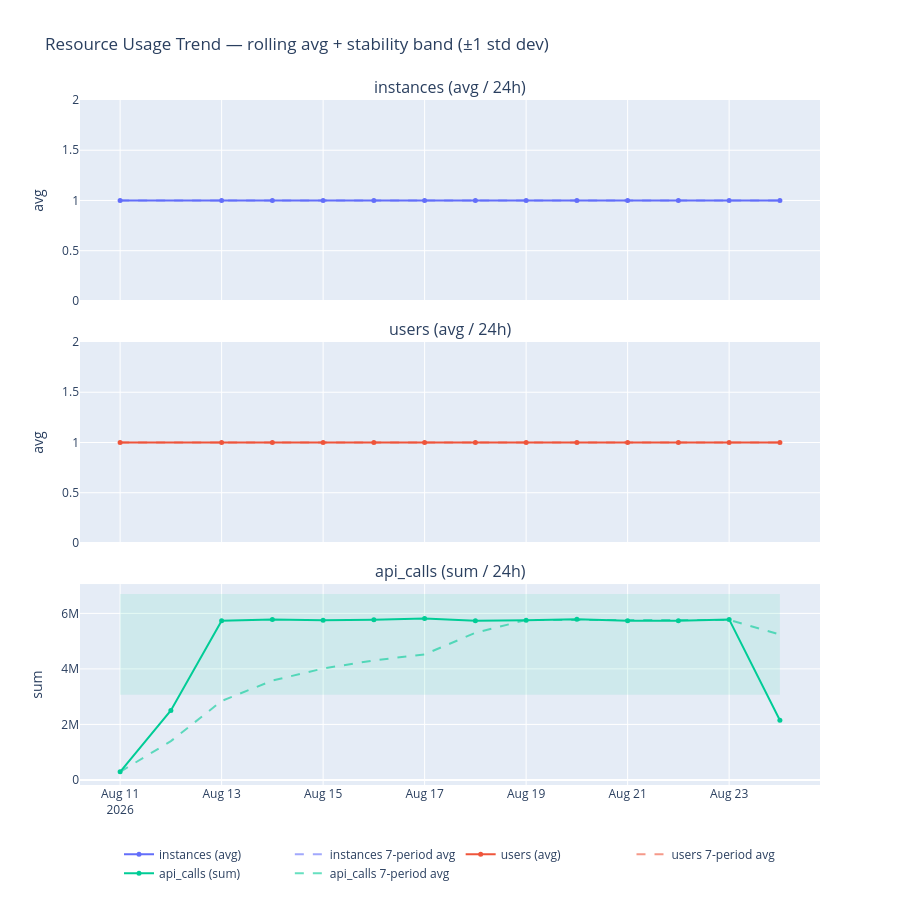

The cell this chart's notebook holds for it:
### Markdown cell above
### Chart Guide

**Purpose:** Shows how resource usage is trending over the reporting window with
noise reduction (rolling average) and a variability context (stability band).

**Chart Attributes**

| | |
|---|---|
| **Chart type** | Faceted line chart (one subplot per metric, shared X axis) |
| **Solid line** | Raw period values |
| **Dashed line** | Rolling average (smoothed trend) |
| **Shaded band** | ±1 standard deviation — normal operating range |

**Insights:** Points outside the shaded band are statistical outliers.
Drag to zoom on any panel — all panels zoom together for cross-metric correlation.
A consistently widening band means usage is becoming more variable over time.

### Code cell
if fig_42 is not None:
    fig_42.show()

### Figure 1 — Plotly figure (JSON) as saved in the notebook; plotly's stock layout.template omitted (floating-point values rounded to 4 significant figures)
{"data": [{"hovertemplate": "%{x|%b %d %H:%M}<br>%{y:.3f}<extra></extra>", "line": {"color": "#636EFA", "width": 2}, "marker": {"size": 5}, "mode": "lines+markers", "name": "instances (avg)", "type": "scatter", "x": ["2026-08-11T00:00:00.000", "2026-08-13T00:00:00.000", "2026-08-14T00:00:00.000", "2026-08-15T00:00:00.000", "2026-08-16T00:00:00.000", "2026-08-17T00:00:00.000", "2026-08-18T00:00:00.000", "2026-08-19T00:00:00.000", "2026-08-20T00:00:00.000", "2026-08-21T00:00:00.000", "2026-08-22T00:00:00.000", "2026-08-23T00:00:00.000", "2026-08-24T00:00:00.000"], "xaxis": "x", "y": [1, 1, 1, 1, 1, 1, 1, 1, 1, 1, 1, 1, 1], "yaxis": "y"}, {"hovertemplate": "%{x|%b %d %H:%M}<br>rolling avg: %{y:.3f}<extra></extra>", "line": {"color": "#636EFA", "dash": "dash", "width": 2}, "mode": "lines", "name": "instances 7-period avg", "opacity": 0.6, "showlegend": true, "type": "scatter", "x": ["2026-08-11T00:00:00.000", "2026-08-13T00:00:00.000", "2026-08-14T00:00:00.000", "2026-08-15T00:00:00.000", "2026-08-16T00:00:00.000", "2026-08-17T00:00:00.000", "2026-08-18T00:00:00.000", "2026-08-19T00:00:00.000", "2026-08-20T00:00:00.000", "2026-08-21T00:00:00.000", "2026-08-22T00:00:00.000", "2026-08-23T00:00:00.000", "2026-08-24T00:00:00.000"], "xaxis": "x", "y": [1.0, 1.0, 1.0, 1.0, 1.0, 1.0, 1.0, 1.0, 1.0, 1.0, 1.0, 1.0, 1.0], "yaxis": "y"}, {"hovertemplate": "%{x|%b %d %H:%M}<br>%{y:.3f}<extra></extra>", "line": {"color": "#EF553B", "width": 2}, "marker": {"size": 5}, "mode": "lines+markers", "name": "users (avg)", "type": "scatter", "x": ["2026-08-11T00:00:00.000", "2026-08-13T00:00:00.000", "2026-08-14T00:00:00.000", "2026-08-15T00:00:00.000", "2026-08-16T00:00:00.000", "2026-08-17T00:00:00.000", "2026-08-18T00:00:00.000", "2026-08-19T00:00:00.000", "2026-08-20T00:00:00.000", "2026-08-21T00:00:00.000", "2026-08-22T00:00:00.000", "2026-08-23T00:00:00.000", "2026-08-24T00:00:00.000"], "xaxis": "x2", "y": [1, 1, 1, 1, 1, 1, 1, 1, 1, 1, 1, 1, 1], "yaxis": "y2"}, {"hovertemplate": "%{x|%b %d %H:%M}<br>rolling avg: %{y:.3f}<extra></extra>", "line": {"color": "#EF553B", "dash": "dash", "width": 2}, "mode": "lines", "name": "users 7-period avg", "opacity": 0.6, "showlegend": true, "type": "scatter", "x": ["2026-08-11T00:00:00.000", "2026-08-13T00:00:00.000", "2026-08-14T00:00:00.000", "2026-08-15T00:00:00.000", "2026-08-16T00:00:00.000", "2026-08-17T00:00:00.000", "2026-08-18T00:00:00.000", "2026-08-19T00:00:00.000", "2026-08-20T00:00:00.000", "2026-08-21T00:00:00.000", "2026-08-22T00:00:00.000", "2026-08-23T00:00:00.000", "2026-08-24T00:00:00.000"], "xaxis": "x2", "y": [1.0, 1.0, 1.0, 1.0, 1.0, 1.0, 1.0, 1.0, 1.0, 1.0, 1.0, 1.0, 1.0], "yaxis": "y2"}, {"hovertemplate": "%{x|%b %d %H:%M}<br>%{y:.3f}<extra></extra>", "line": {"color": "#00CC96", "width": 2}, "marker": {"size": 5}, "mode": "lines+markers", "name": "api_calls (sum)", "type": "scatter", "x": ["2026-08-11T00:00:00.000", "2026-08-12T00:00:00.000", "2026-08-13T00:00:00.000", "2026-08-14T00:00:00.000", "2026-08-15T00:00:00.000", "2026-08-16T00:00:00.000", "2026-08-17T00:00:00.000", "2026-08-18T00:00:00.000", "2026-08-19T00:00:00.000", "2026-08-20T00:00:00.000", "2026-08-21T00:00:00.000", "2026-08-22T00:00:00.000", "2026-08-23T00:00:00.000", "2026-08-24T00:00:00.000"], "xaxis": "x3", "y": [291215, 2502309, 5738821, 5781484, 5755488, 5769664, 5816066, 5731544, 5749510, 5788488, 5738755, 5737100, 5783284, 2148034], "yaxis": "y3"}, {"hovertemplate": "%{x|%b %d %H:%M}<br>rolling avg: %{y:.3f}<extra></extra>", "line": {"color": "#00CC96", "dash": "dash", "width": 2}, "mode": "lines", "name": "api_calls 7-period avg", "opacity": 0.6, "showlegend": true, "type": "scatter", "x": ["2026-08-11T00:00:00.000", "2026-08-12T00:00:00.000", "2026-08-13T00:00:00.000", "2026-08-14T00:00:00.000", "2026-08-15T00:00:00.000", "2026-08-16T00:00:00.000", "2026-08-17T00:00:00.000", "2026-08-18T00:00:00.000", "2026-08-19T00:00:00.000", "2026-08-20T00:00:00.000", "2026-08-21T00:00:00.000", "2026-08-22T00:00:00.000", "2026-08-23T00:00:00.000", "2026-08-24T00:00:00.000"], "xaxis": "x3", "y": [291200.0, 1397000.0, 2844000.0, 3578000.0, 4014000.0, 4306000.0, 4522000.0, 5299000.0, 5763000.0, 5770000.0, 5764000.0, 5762000.0, 5764000.0, 5240000.0], "yaxis": "y3"}, {"fill": "toself", "fillcolor": "rgba(0,204,150,0.10)", "hoverinfo": "skip", "line": {"color": "rgba(0,0,0,0)"}, "showlegend": false, "type": "scatter", "x": ["2026-08-11T00:00:00+00:00", "2026-08-12T00:00:00+00:00", "2026-08-13T00:00:00+00:00", "2026-08-14T00:00:00+00:00", "2026-08-15T00:00:00+00:00", "2026-08-16T00:00:00+00:00", "2026-08-17T00:00:00+00:00", "2026-08-18T00:00:00+00:00", "2026-08-19T00:00:00+00:00", "2026-08-20T00:00:00+00:00", "2026-08-21T00:00:00+00:00", "2026-08-22T00:00:00+00:00", "2026-08-23T00:00:00+00:00", "2026-08-24T00:00:00+00:00", "2026-08-24T00:00:00+00:00", "2026-08-23T00:00:00+00:00", "2026-08-22T00:00:00+00:00", "2026-08-21T00:00:00+00:00", "2026-08-20T00:00:00+00:00", "2026-08-19T00:00:00+00:00", "2026-08-18T00:00:00+00:00", "2026-08-17T00:00:00+00:00", "2026-08-16T00:00:00+00:00", "2026-08-15T00:00:00+00:00", "2026-08-14T00:00:00+00:00", "2026-08-13T00:00:00+00:00", "2026-08-12T00:00:00+00:00", "2026-08-11T00:00:00+00:00"], "xaxis": "x3", "y": [6694000.0, 6694000.0, 6694000.0, 6694000.0, 6694000.0, 6694000.0, 6694000.0, 6694000.0, 6694000.0, 6694000.0, 6694000.0, 6694000.0, 6694000.0, 6694000.0, 3067000.0, 3067000.0, 3067000.0, 3067000.0, 3067000.0, 3067000.0, 3067000.0, 3067000.0, 3067000.0, 3067000.0, 3067000.0, 3067000.0, 3067000.0, 3067000.0], "yaxis": "y3"}], "layout": {"annotations": [{"font": {"size": 16}, "showarrow": false, "text": "instances (avg / 24h)", "x": 0.5, "xanchor": "center", "xref": "paper", "y": 1, "yanchor": "bottom", "yref": "paper"}, {"font": {"size": 16}, "showarrow": false, "text": "users (avg / 24h)", "x": 0.5, "xanchor": "center", "xref": "paper", "y": 0.6467, "yanchor": "bottom", "yref": "paper"}, {"font": {"size": 16}, "showarrow": false, "text": "api_calls (sum / 24h)", "x": 0.5, "xanchor": "center", "xref": "paper", "y": 0.2933, "yanchor": "bottom", "yref": "paper"}], "height": 900, "hovermode": "x unified", "legend": {"orientation": "h", "x": 0.5, "xanchor": "center", "y": -0.08}, "margin": {"b": 80}, "showlegend": true, "title": {"text": "Resource Usage Trend — rolling avg + stability band (±1 std dev)"}, "xaxis": {"anchor": "y", "domain": [0, 1], "matches": "x3", "showticklabels": false}, "xaxis2": {"anchor": "y2", "domain": [0, 1], "matches": "x3", "showticklabels": false}, "xaxis3": {"anchor": "y3", "domain": [0, 1]}, "yaxis": {"anchor": "x", "domain": [0.7067, 1], "title": {"text": "avg"}}, "yaxis2": {"anchor": "x2", "domain": [0.3533, 0.6467], "title": {"text": "avg"}}, "yaxis3": {"anchor": "x3", "domain": [0, 0.2933], "title": {"text": "sum"}}}}
